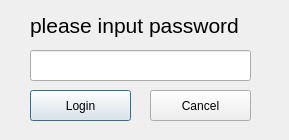
<?xml version="1.0" encoding="UTF-8"?>
<ui version="4.0">
 <class>login</class>
 <widget class="QDialog" name="login">
  <property name="geometry">
   <rect>
    <x>0</x>
    <y>0</y>
    <width>289</width>
    <height>140</height>
   </rect>
  </property>
  <property name="windowTitle">
   <string>Engineer Operation </string>
  </property>
  <widget class="QLabel" name="label">
   <property name="geometry">
    <rect>
     <x>30</x>
     <y>0</y>
     <width>261</width>
     <height>51</height>
    </rect>
   </property>
   <property name="font">
    <font>
     <pointsize>16</pointsize>
    </font>
   </property>
   <property name="text">
    <string>please input password</string>
   </property>
  </widget>
  <widget class="mylineedit" name="passwd">
   <property name="geometry">
    <rect>
     <x>30</x>
     <y>50</y>
     <width>221</width>
     <height>31</height>
    </rect>
   </property>
   <property name="echoMode">
    <enum>QLineEdit::Password</enum>
   </property>
  </widget>
  <widget class="QPushButton" name="ok">
   <property name="geometry">
    <rect>
     <x>30</x>
     <y>90</y>
     <width>101</width>
     <height>31</height>
    </rect>
   </property>
   <property name="text">
    <string>Login</string>
   </property>
  </widget>
  <widget class="QPushButton" name="cancel">
   <property name="geometry">
    <rect>
     <x>150</x>
     <y>90</y>
     <width>101</width>
     <height>31</height>
    </rect>
   </property>
   <property name="text">
    <string>Cancel</string>
   </property>
  </widget>
 </widget>
 <customwidgets>
  <customwidget>
   <class>mylineedit</class>
   <extends>QLineEdit</extends>
   <header location="global">mylineedit.h</header>
  </customwidget>
 </customwidgets>
 <resources/>
 <connections/>
</ui>
